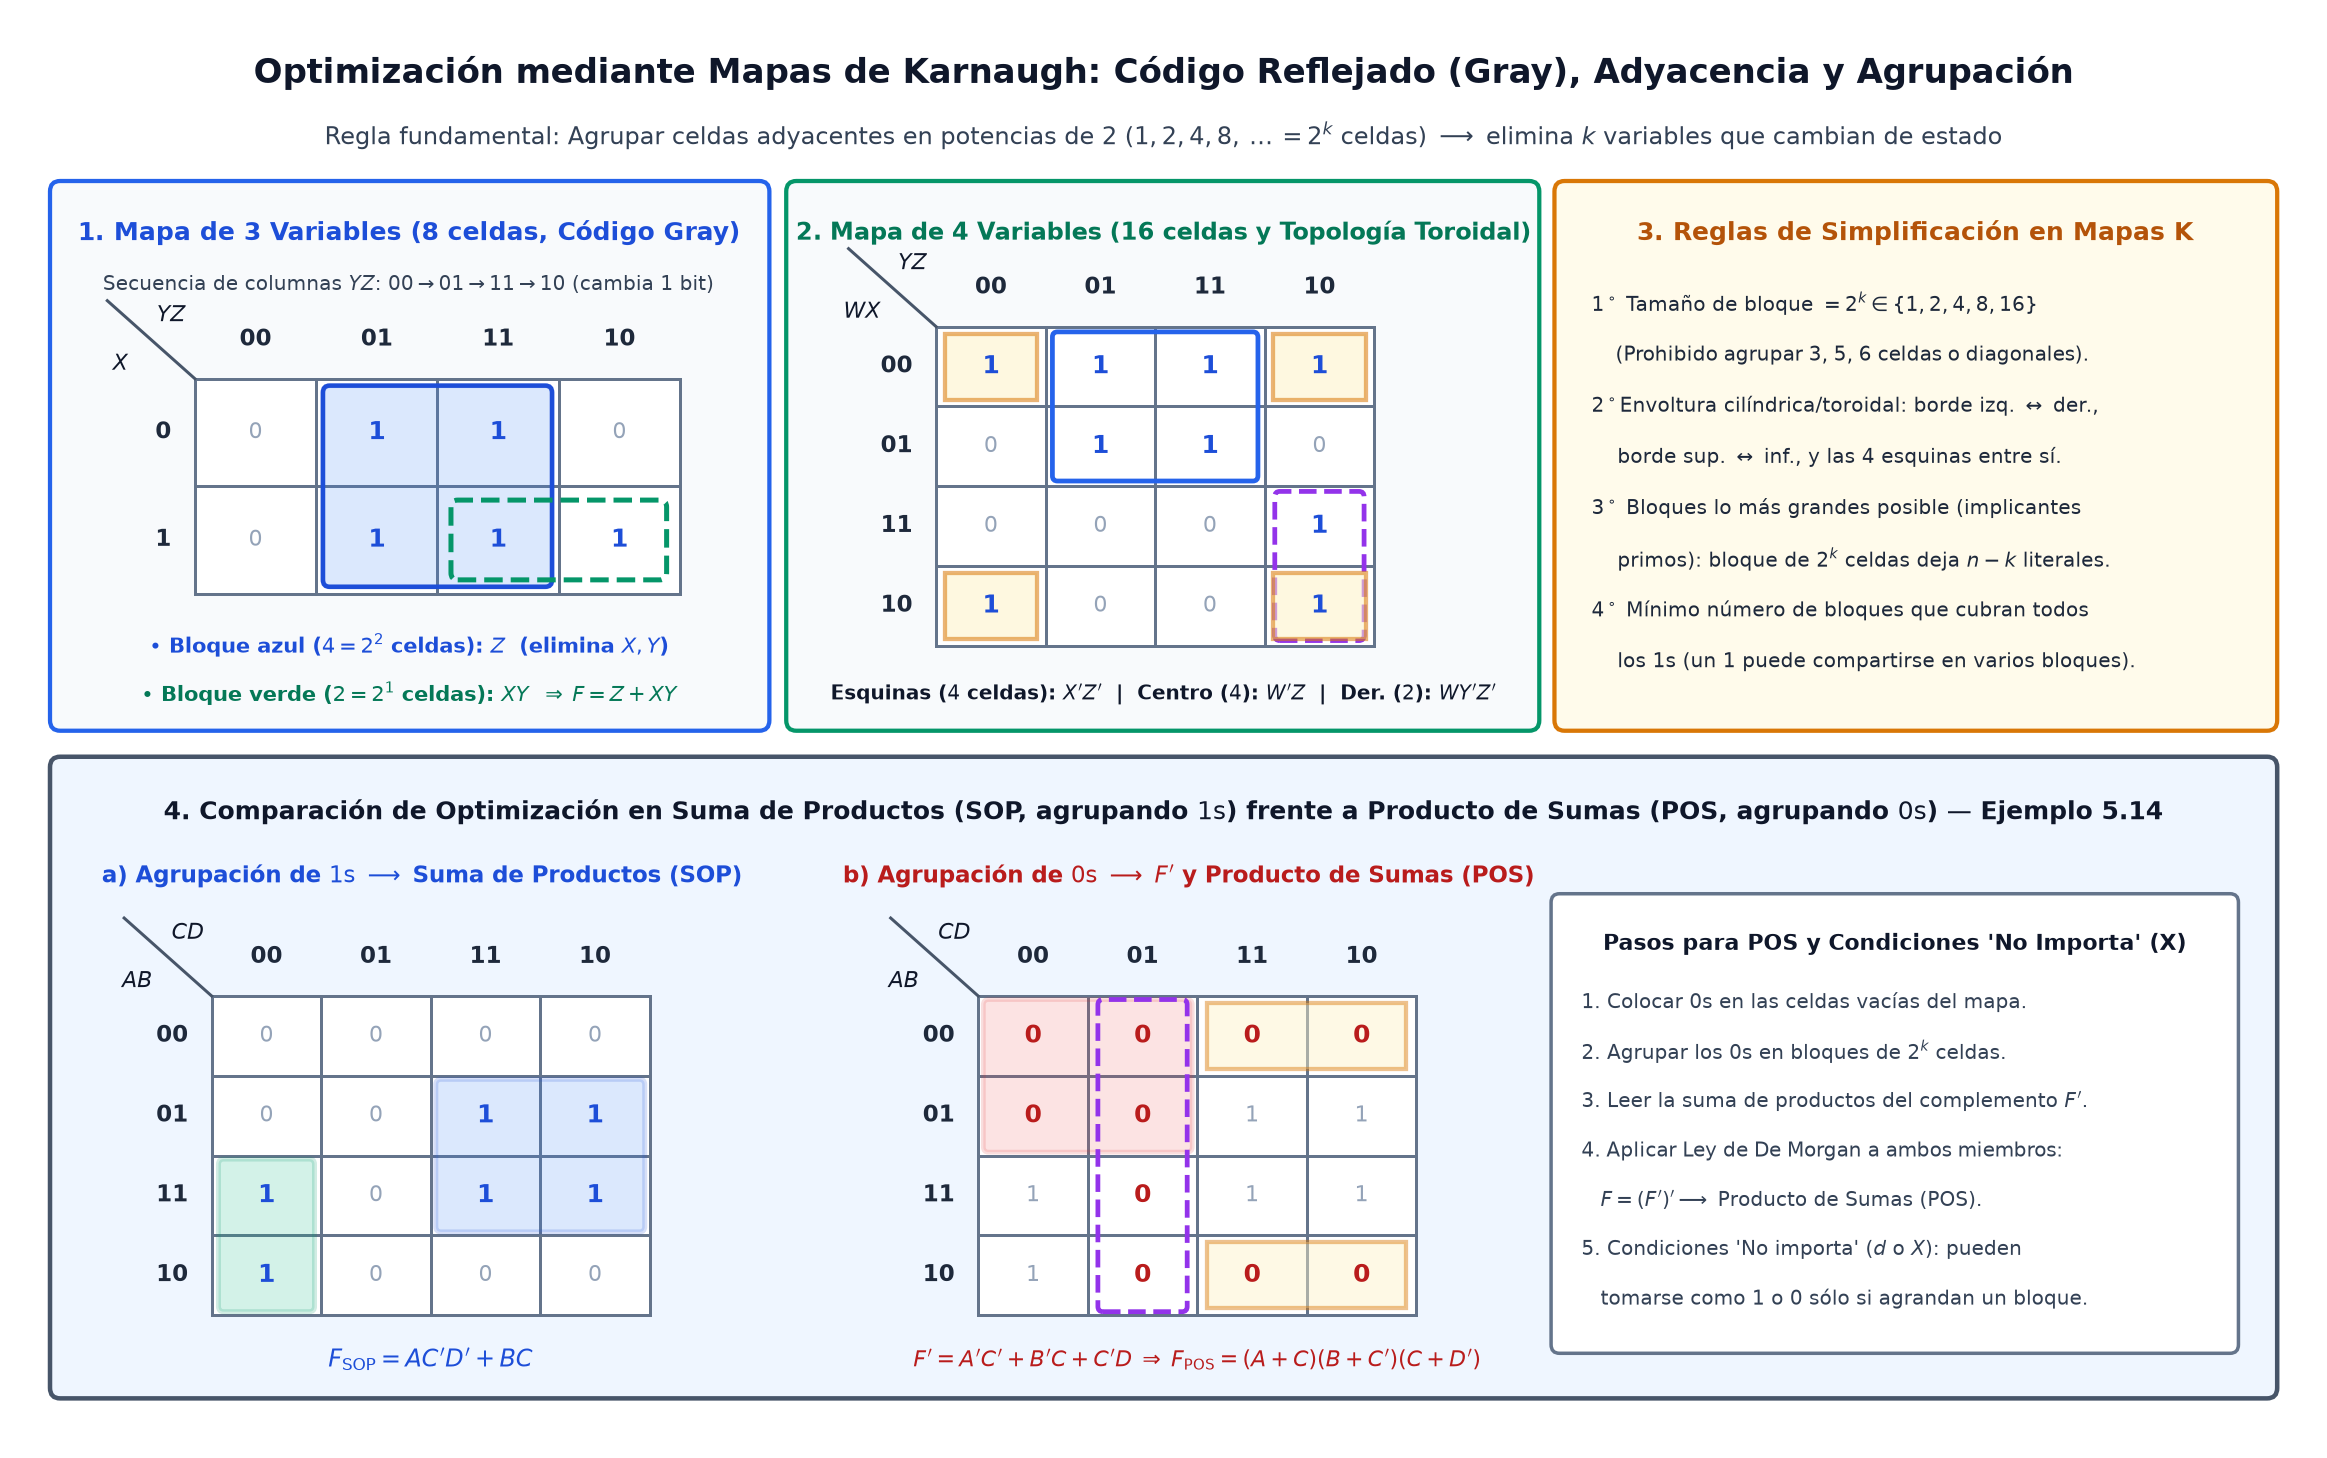

Write Python code to recreate this figure.
import os
import matplotlib.pyplot as plt
import matplotlib.patches as patches


def draw_kmap_grid(ax, x0, y0, rows, cols, row_labels, col_labels, row_title, col_title, cell_w=0.72, cell_h=0.62):
    w = cols * cell_w
    h = rows * cell_h
    # Grid cells
    for r in range(rows):
        for c in range(cols):
            cx = x0 + c * cell_w
            cy = y0 + (rows - 1 - r) * cell_h
            rect = patches.Rectangle((cx, cy), cell_w, cell_h, facecolor='white', edgecolor='#64748b', linewidth=1.2)
            ax.add_patch(rect)
    # Row labels
    for r, rl in enumerate(row_labels):
        cy = y0 + (rows - 1 - r) * cell_h + cell_h / 2
        ax.text(x0 - 0.14, cy, rl, ha='right', va='center', fontsize=9.0, fontweight='bold', color='#1e293b')
    # Col labels
    for c, cl in enumerate(col_labels):
        cx = x0 + c * cell_w + cell_w / 2
        ax.text(cx, y0 + h + 0.16, cl, ha='center', va='bottom', fontsize=9.0, fontweight='bold', color='#1e293b')
    # Diagonal corner line
    ax.plot([x0 - 0.52, x0], [y0 + h + 0.45, y0 + h], color='#475569', linewidth=1.2)
    ax.text(x0 - 0.44, y0 + h + 0.08, row_title, ha='center', va='center', fontsize=8.8, fontweight='bold', color='#0f172a')
    ax.text(x0 - 0.14, y0 + h + 0.36, col_title, ha='center', va='center', fontsize=8.8, fontweight='bold', color='#0f172a')


def put_kmap_values(ax, x0, y0, rows, cols, values, cell_w=0.72, cell_h=0.62, highlight_val='1'):
    for r in range(rows):
        for c in range(cols):
            val = values[r][c]
            cx = x0 + c * cell_w + cell_w / 2
            cy = y0 + (rows - 1 - r) * cell_h + cell_h / 2
            if val == highlight_val:
                color = '#1d4ed8' if val == '1' else '#b91c1c'
                weight = 'bold'
                size = 10.2
            else:
                color = '#94a3b8'
                weight = 'normal'
                size = 8.8
            ax.text(cx, cy, val, ha='center', va='center', fontsize=size, fontweight=weight, color=color)


def main():
    fig, ax = plt.subplots(figsize=(13.6, 8.2), dpi=180)
    ax.set_xlim(0, 13.6)
    ax.set_ylim(0, 8.2)
    ax.axis('off')

    # Title
    ax.text(
        6.8, 7.88,
        "Optimización mediante Mapas de Karnaugh: Código Reflejado (Gray), Adyacencia y Agrupación",
        ha='center', va='center', fontsize=13.5, fontweight='bold', color='#0f172a'
    )
    ax.text(
        6.8, 7.52,
        r"Regla fundamental: Agrupar celdas adyacentes en potencias de $2$ ($1, 2, 4, 8, \dots = 2^k$ celdas) $\longrightarrow$ elimina $k$ variables que cambian de estado",
        ha='center', va='center', fontsize=9.6, color='#334155'
    )

    # Panel 1: 3-variable K-Map (Top-Left) - Ejemplo 5.5 de Jiménez Murillo
    p1 = patches.FancyBboxPatch((0.25, 4.15), 4.15, 3.05, boxstyle="round,pad=0.06", facecolor='#f8fafc', edgecolor='#2563eb', linewidth=1.7)
    ax.add_patch(p1)
    ax.text(2.32, 6.96, "1. Mapa de 3 Variables (8 celdas, Código Gray)", ha='center', va='center', fontsize=9.8, fontweight='bold', color='#1d4ed8')
    ax.text(2.32, 6.66, r"Secuencia de columnas $YZ$: $00 \rightarrow 01 \rightarrow 11 \rightarrow 10$ (cambia 1 bit)", ha='center', va='center', fontsize=8.1, color='#334155')

    x1, y1 = 1.05, 4.88
    cw1, ch1 = 0.72, 0.62
    draw_kmap_grid(ax, x1, y1, 2, 4, ["0", "1"], ["00", "01", "11", "10"], r"$X$", r"$YZ$", cw1, ch1)
    vals_3v = [
        ["0", "1", "1", "0"],
        ["0", "1", "1", "1"],
    ]
    put_kmap_values(ax, x1, y1, 2, 4, vals_3v, cw1, ch1, '1')

    # Group 1: 4 cells (col 1 & 2, rows 0 & 1) -> Z
    g1 = patches.FancyBboxPatch((x1 + 1 * cw1 + 0.08, y1 + 0.08), 2 * cw1 - 0.16, 2 * ch1 - 0.16,
                                boxstyle="round,pad=0.04", facecolor='#3b82f6', alpha=0.18, edgecolor='#1d4ed8', linewidth=2.0)
    ax.add_patch(g1)
    ax.add_patch(patches.FancyBboxPatch((x1 + 1 * cw1 + 0.08, y1 + 0.08), 2 * cw1 - 0.16, 2 * ch1 - 0.16,
                                        boxstyle="round,pad=0.04", facecolor='none', edgecolor='#1d4ed8', linewidth=1.8))
    # Group 2: 2 cells (row 1, col 2 & 3) -> XY
    ax.add_patch(patches.FancyBboxPatch((x1 + 2 * cw1 + 0.12, y1 + 0.12), 2 * cw1 - 0.24, ch1 - 0.24,
                                        boxstyle="round,pad=0.04", facecolor='none', edgecolor='#059669', linewidth=2.0, linestyle='--'))

    ax.text(2.32, 4.58, r"$\bullet$ Bloque azul ($4=2^2$ celdas): $Z$  (elimina $X, Y$)", ha='center', va='center', fontsize=8.3, fontweight='bold', color='#1d4ed8')
    ax.text(2.32, 4.30, r"$\bullet$ Bloque verde ($2=2^1$ celdas): $XY$ $\;\Rightarrow\; F = Z + XY$", ha='center', va='center', fontsize=8.3, fontweight='bold', color='#047857')

    # Panel 2: 4-variable K-Map with Corner Wraparound (Top-Center/Right) - Ejemplo 5.6 Jiménez Murillo
    p2 = patches.FancyBboxPatch((4.62, 4.15), 4.35, 3.05, boxstyle="round,pad=0.06", facecolor='#f8fafc', edgecolor='#059669', linewidth=1.7)
    ax.add_patch(p2)
    ax.text(6.8, 6.96, "2. Mapa de 4 Variables (16 celdas y Topología Toroidal)", ha='center', va='center', fontsize=9.6, fontweight='bold', color='#047857')

    x2, y2 = 5.45, 4.58
    cw2, ch2 = 0.65, 0.46
    draw_kmap_grid(ax, x2, y2, 4, 4, ["00", "01", "11", "10"], ["00", "01", "11", "10"], r"$WX$", r"$YZ$", cw2, ch2)
    vals_4v = [
        ["1", "1", "1", "1"],
        ["0", "1", "1", "0"],
        ["0", "0", "0", "1"],
        ["1", "0", "0", "1"],
    ]
    put_kmap_values(ax, x2, y2, 4, 4, vals_4v, cw2, ch2, '1')

    # Center 2x2 group (rows 0,1 and cols 1,2) -> W'Z
    ax.add_patch(patches.FancyBboxPatch((x2 + 1 * cw2 + 0.07, y2 + 2 * ch2 + 0.06), 2 * cw2 - 0.14, 2 * ch2 - 0.12,
                                        boxstyle="round,pad=0.03", facecolor='none', edgecolor='#2563eb', linewidth=1.9))
    # Right 2-cell vertical group (rows 2,3 and col 3) -> WY'Z'
    ax.add_patch(patches.FancyBboxPatch((x2 + 3 * cw2 + 0.09, y2 + 0.06), cw2 - 0.18, 2 * ch2 - 0.12,
                                        boxstyle="round,pad=0.03", facecolor='none', edgecolor='#9333ea', linewidth=1.9, linestyle='--'))
    # 4 corners highlight -> X'Z'
    for (cr, cc) in [(0, 0), (0, 3), (3, 0), (3, 3)]:
        cx_c = x2 + cc * cw2 + 0.05
        cy_c = y2 + (3 - cr) * ch2 + 0.04
        ax.add_patch(patches.Rectangle((cx_c, cy_c), cw2 - 0.10, ch2 - 0.08, facecolor='#fef3c7', alpha=0.55, edgecolor='#d97706', linewidth=1.7))

    ax.text(6.8, 4.30, r"Esquinas ($4$ celdas): $X'Z'$  |  Centro ($4$): $W'Z$  |  Der. ($2$): $WY'Z'$", ha='center', va='center', fontsize=8.0, fontweight='bold', color='#0f172a')

    # Panel 3: Rules of K-Map Simplification (Top-Right)
    p3 = patches.FancyBboxPatch((9.18, 4.15), 4.17, 3.05, boxstyle="round,pad=0.06", facecolor='#fffbeb', edgecolor='#d97706', linewidth=1.7)
    ax.add_patch(p3)
    ax.text(11.26, 6.96, "3. Reglas de Simplificación en Mapas K", ha='center', va='center', fontsize=9.8, fontweight='bold', color='#b45309')
    rules = [
        r"$1^\circ$ Tamaño de bloque $= 2^k \in \{1, 2, 4, 8, 16\}$",
        r"    (Prohibido agrupar 3, 5, 6 celdas o diagonales).",
        r"$2^\circ$Envoltura cilíndrica/toroidal: borde izq. $\leftrightarrow$ der.,",
        r"    borde sup. $\leftrightarrow$ inf., y las $4$ esquinas entre sí.",
        r"$3^\circ$ Bloques lo más grandes posible (implicantes",
        r"    primos): bloque de $2^k$ celdas deja $n - k$ literales.",
        r"$4^\circ$ Mínimo número de bloques que cubran todos",
        r"    los $1\mathrm{s}$ (un $1$ puede compartirse en varios bloques)."
    ]
    for idx, rl in enumerate(rules):
        ry = 6.55 - idx * 0.295
        ax.text(9.34, ry, rl, ha='left', va='center', fontsize=8.15, color='#1e293b')

    # Bottom Row: Comparison SOP (grouping 1s) vs POS (grouping 0s) on Ejemplo 5.14 de Jiménez Murillo
    p4 = patches.FancyBboxPatch((0.25, 0.3), 13.1, 3.58, boxstyle="round,pad=0.06", facecolor='#eff6ff', edgecolor='#475569', linewidth=1.8)
    ax.add_patch(p4)
    ax.text(
        6.8, 3.62,
        r"4. Comparación de Optimización en Suma de Productos (SOP, agrupando $1\mathrm{s}$) frente a Producto de Sumas (POS, agrupando $0\mathrm{s}$) — Ejemplo 5.14",
        ha='center', va='center', fontsize=10.0, fontweight='bold', color='#0f172a'
    )

    # Left sub-map: SOP (1s)
    ax.text(2.4, 3.25, r"a) Agrupación de $1\mathrm{s}$ $\longrightarrow$ Suma de Productos (SOP)", ha='center', va='center', fontsize=9.1, fontweight='bold', color='#1d4ed8')
    xsop, ysop = 1.15, 0.72
    draw_kmap_grid(ax, xsop, ysop, 4, 4, ["00", "01", "11", "10"], ["00", "01", "11", "10"], r"$AB$", r"$CD$", 0.65, 0.46)
    vals_sop = [
        ["0", "0", "0", "0"],
        ["0", "0", "1", "1"],
        ["1", "0", "1", "1"],
        ["1", "0", "0", "0"],
    ]
    put_kmap_values(ax, xsop, ysop, 4, 4, vals_sop, 0.65, 0.46, '1')
    # Group BC (rows 1,2 and cols 2,3)
    ax.add_patch(patches.FancyBboxPatch((xsop + 2 * 0.65 + 0.06, ysop + 1 * 0.46 + 0.05), 2 * 0.65 - 0.12, 2 * 0.46 - 0.10,
                                        boxstyle="round,pad=0.03", facecolor='#3b82f6', alpha=0.18, edgecolor='#1d4ed8', linewidth=2.0))
    # Group AC'D' (rows 2,3 and col 0)
    ax.add_patch(patches.FancyBboxPatch((xsop + 0.07, ysop + 0.05), 0.65 - 0.14, 2 * 0.46 - 0.10,
                                        boxstyle="round,pad=0.03", facecolor='#10b981', alpha=0.18, edgecolor='#059669', linewidth=2.0))
    ax.text(2.45, 0.46, r"$F_{\mathrm{SOP}} = AC'D' + BC$", ha='center', va='center', fontsize=9.5, fontweight='bold', color='#1d4ed8')

    # Middle sub-map: POS (0s)
    ax.text(6.95, 3.25, r"b) Agrupación de $0\mathrm{s}$ $\longrightarrow$ $F'$ y Producto de Sumas (POS)", ha='center', va='center', fontsize=9.1, fontweight='bold', color='#b91c1c')
    xpos, ypos = 5.7, 0.72
    draw_kmap_grid(ax, xpos, ypos, 4, 4, ["00", "01", "11", "10"], ["00", "01", "11", "10"], r"$AB$", r"$CD$", 0.65, 0.46)
    put_kmap_values(ax, xpos, ypos, 4, 4, vals_sop, 0.65, 0.46, '0')
    # Group A'C' (rows 0,1 and cols 0,1)
    ax.add_patch(patches.FancyBboxPatch((xpos + 0.06, ypos + 2 * 0.46 + 0.05), 2 * 0.65 - 0.12, 2 * 0.46 - 0.10,
                                        boxstyle="round,pad=0.03", facecolor='#ef4444', alpha=0.15, edgecolor='#dc2626', linewidth=1.9))
    # Group C'D (rows 0..3, col 1)
    ax.add_patch(patches.FancyBboxPatch((xpos + 1 * 0.65 + 0.09, ypos + 0.05), 0.65 - 0.18, 4 * 0.46 - 0.10,
                                        boxstyle="round,pad=0.03", facecolor='none', edgecolor='#9333ea', linewidth=1.9, linestyle='--'))
    # Group B'C (rows 0 and 3, cols 2,3) -> top and bottom wraparound
    ax.add_patch(patches.Rectangle((xpos + 2 * 0.65 + 0.06, ypos + 3 * 0.46 + 0.04), 2 * 0.65 - 0.12, 0.46 - 0.08,
                                   facecolor='#fef3c7', alpha=0.45, edgecolor='#d97706', linewidth=1.7))
    ax.add_patch(patches.Rectangle((xpos + 2 * 0.65 + 0.06, ypos + 0.04), 2 * 0.65 - 0.12, 0.46 - 0.08,
                                   facecolor='#fef3c7', alpha=0.45, edgecolor='#d97706', linewidth=1.7))
    ax.text(7.0, 0.46, r"$F' = A'C' + B'C + C'D \;\Rightarrow\; F_{\mathrm{POS}} = (A+C)(B+C')(C+D')$", ha='center', va='center', fontsize=8.8, fontweight='bold', color='#b91c1c')

    # Right summary box: Procedure POS and Don't Care
    p5 = patches.FancyBboxPatch((9.15, 0.55), 3.98, 2.55, boxstyle="round,pad=0.05", facecolor='#ffffff', edgecolor='#64748b', linewidth=1.4)
    ax.add_patch(p5)
    ax.text(11.14, 2.86, "Pasos para POS y Condiciones 'No Importa' (X)", ha='center', va='center', fontsize=8.8, fontweight='bold', color='#0f172a')
    pos_steps = [
        r"1. Colocar $0\mathrm{s}$ en las celdas vacías del mapa.",
        r"2. Agrupar los $0\mathrm{s}$ en bloques de $2^k$ celdas.",
        r"3. Leer la suma de productos del complemento $F'$.",
        r"4. Aplicar Ley de De Morgan a ambos miembros:",
        r"   $F = (F')' \longrightarrow$ Producto de Sumas (POS).",
        r"5. Condiciones 'No importa' ($d$ o $X$): pueden",
        r"   tomarse como $1$ o $0$ sólo si agrandan un bloque."
    ]
    for idx, st in enumerate(pos_steps):
        ry = 2.52 - idx * 0.285
        ax.text(9.28, ry, st, ha='left', va='center', fontsize=8.05, color='#334155')

    plt.tight_layout()
    out_path = os.path.join(os.path.dirname(os.path.abspath(__file__)), "mapas-karnaugh-adyacencia-y-agrupacion.png")
    plt.savefig(out_path, dpi=180, bbox_inches='tight', facecolor='white')
    plt.close()


if __name__ == "__main__":
    main()
